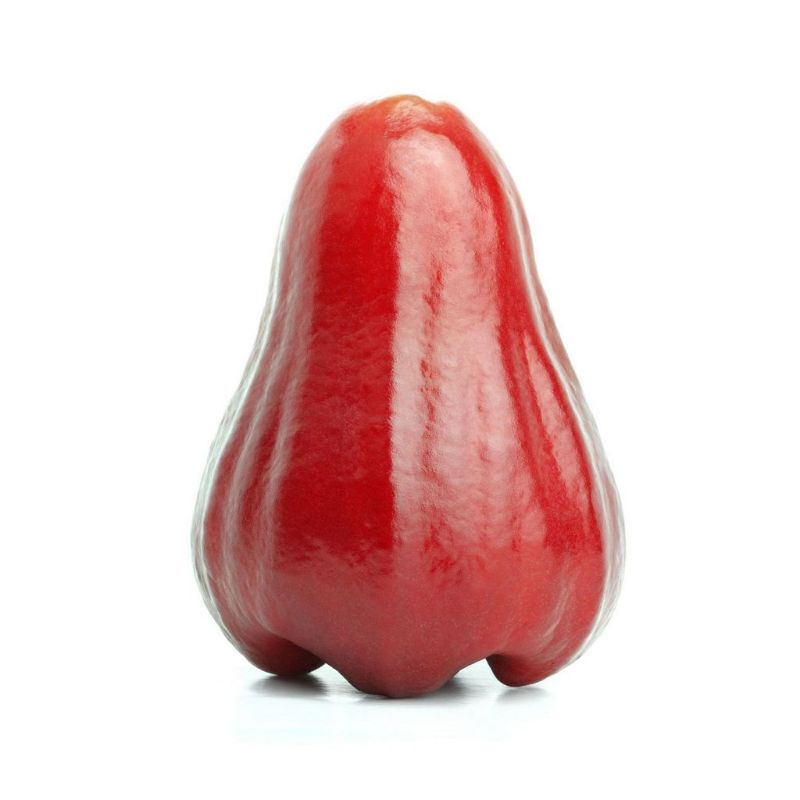
%> input picture PMP/assets/jambu2.jpg, 800 x 800 px
$ octave image_projek.m   (GNU Octave 9; MATLAB toolbox functions it lacks are replaced by stand-ins)
%> lines starting %> are read from the running program, lines starting %| are printed output that depends on the picture; in (x1, y1, x2, y2) boxes, pixels count from 0 and x2, y2 are one past the last pixel; in counts of white or black regions, pixels touching at a corner belong together; the program's own positions count from 1
%Natasha Amiera Binti Azman
%Nurul Hafika Hafina Binti Mohamad Fadzli
%Nurfatin Nabilah Binti Abdul Aziz

clear all, close all, clc
I = imread('jambu2.jpg');
%> I is the input picture: size 800x800x3 uint8; mean R, G, B 234.3, 206.6, 205.7
I=rgb2gray(I);
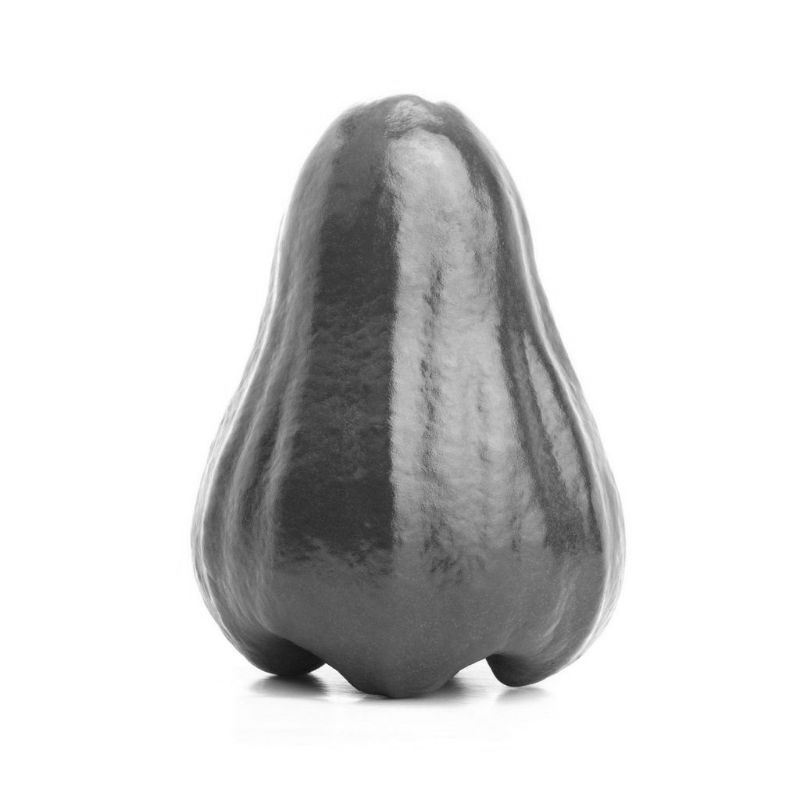
%> I: size 800x800 uint8; min 16, max 255, mean 214.8
figure, imshow(I);
figure, imhist(I); %look at the hist to get a threshold, e.g., 110
%> after `imhist(I)`:
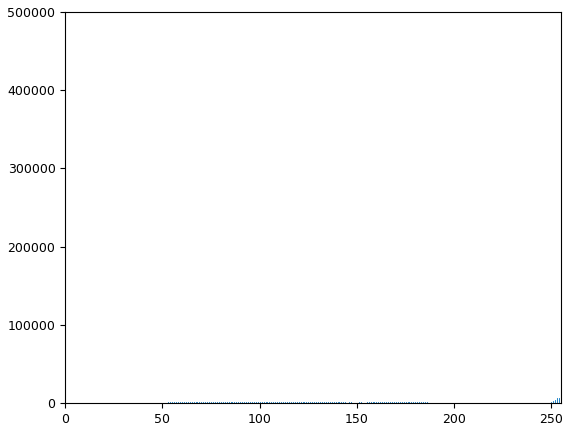
%> figure redrawn from the program's plot data; highest point at x = 255, y = 423554

BW=roicolor(I, 90, 255); % makes a binary image
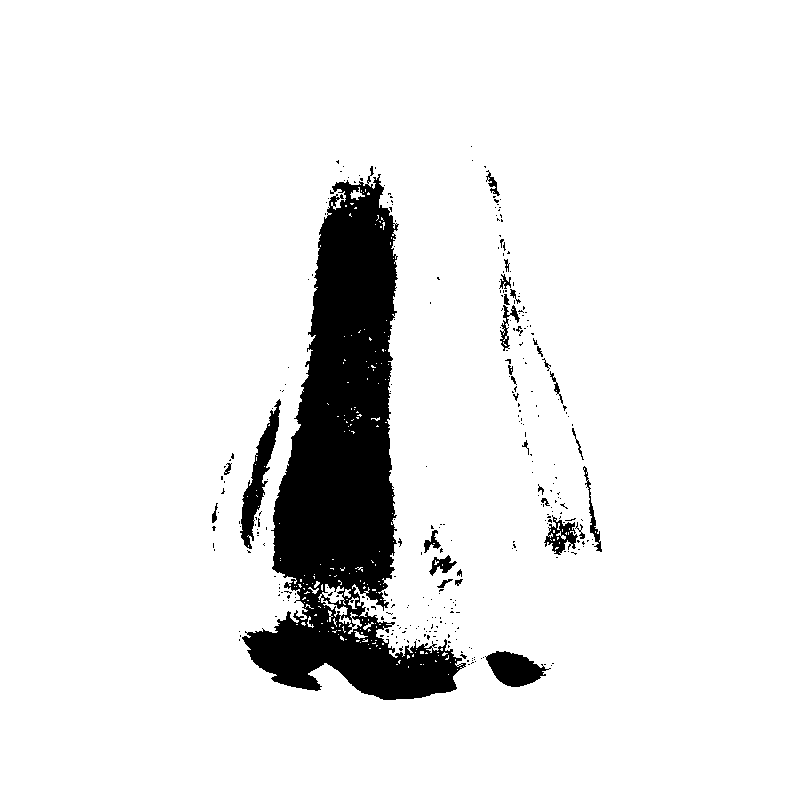
%> BW: size 800x800 logical; 91.3% white; 313 black regions (283 under 20 px), largest, box (x1, y1, x2, y2) and area: (242, 166, 466, 700) 48600, (240, 399, 281, 549) 1865, (485, 651, 551, 687) 1415
BW = bwareafilt(BW,[100 Inf]); %removing small noise pixels
%> BW: size 800x800 logical; 91.2% white; 313 black regions (283 under 20 px), largest, box (x1, y1, x2, y2) and area: (242, 166, 466, 700) 49568, (240, 399, 281, 549) 1881, (485, 651, 551, 687) 1415
figure, imshow(BW) % all pixels in (110, 255) will be 1 and white
% the rest is 0 which is black
figure, imhist(BW);
%> after `imhist(BW)`:
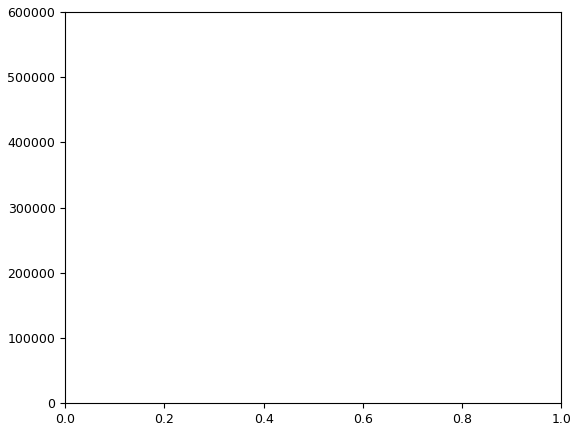
%> figure redrawn from the program's plot data
L = bwlabel(BW); % label each object
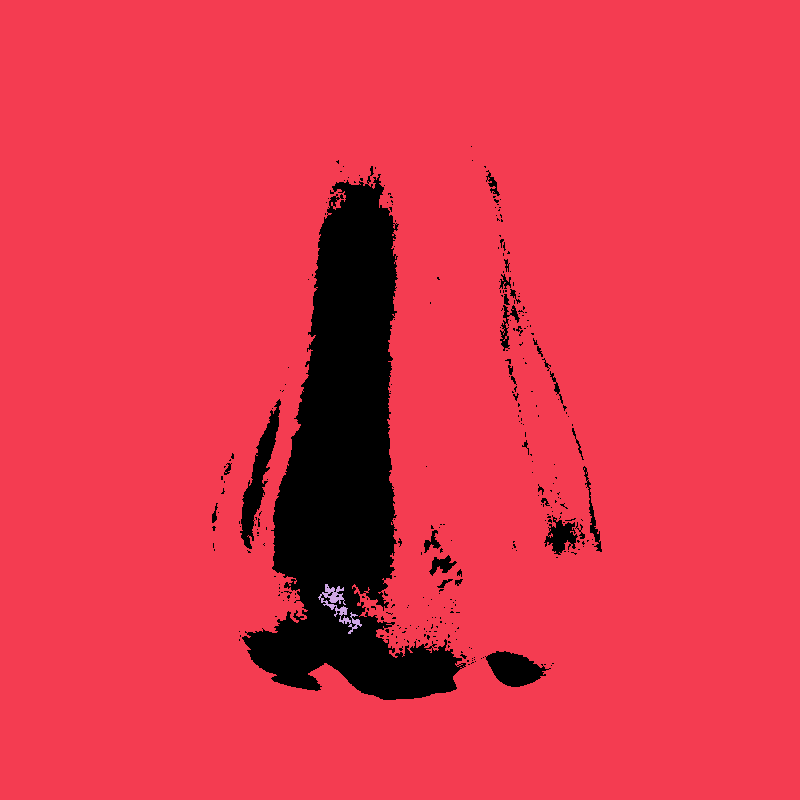
%> L: size 800x800 double; 3 distinct labels, from 0 to 2; one colour per label, 0 black
%Step 2: see the label of each object
s = regionprops(L, 'Centroid');
%> s = 2 regions; Centroid: [404.8 392.8], [339.7 606.7]
imshow(BW)
hold on
for k = 1:numel(s)
c = s(k).Centroid;
text(c(1), c(2), sprintf('%d', k), ...
'HorizontalAlignment', 'center', ...
'VerticalAlignment', 'middle');
end
%> this loop made 2 passes
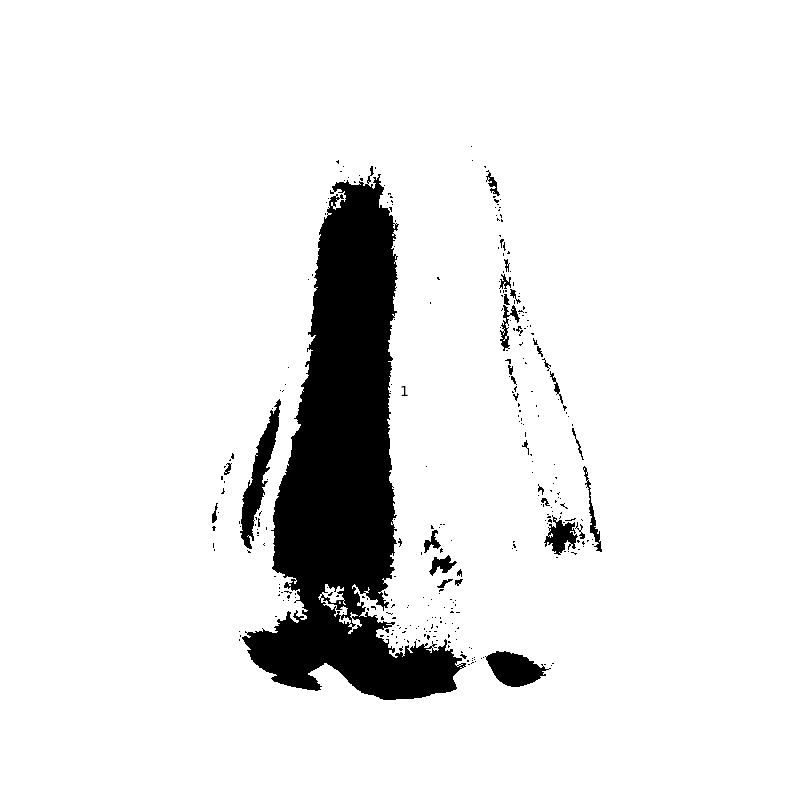
%> figure redrawn from the program's plot data
hold off
% Step 3: find the area of the object you want using its label
Frui_condition=0;
Area_1=0;
figure
for k = 1:numel(s)
Obj = (L == k); % is the label number of the first object.
spoilage_area = regionprops(Obj,'Area') % determine each image area
for (k=1)
imshow(Obj);
end
if (spoilage_area.Area < 2000)
Frui_condition=Frui_condition + 10;
else
Frui_condition=Frui_condition + 20;
end
end
%> this loop made 2 passes
%> (spoilage_area, Frui_condition) on passes 1 to 2: ({Area 582919}, 20), ({Area 542}, 30)
%> pass 2, `Obj = (L == k);`:
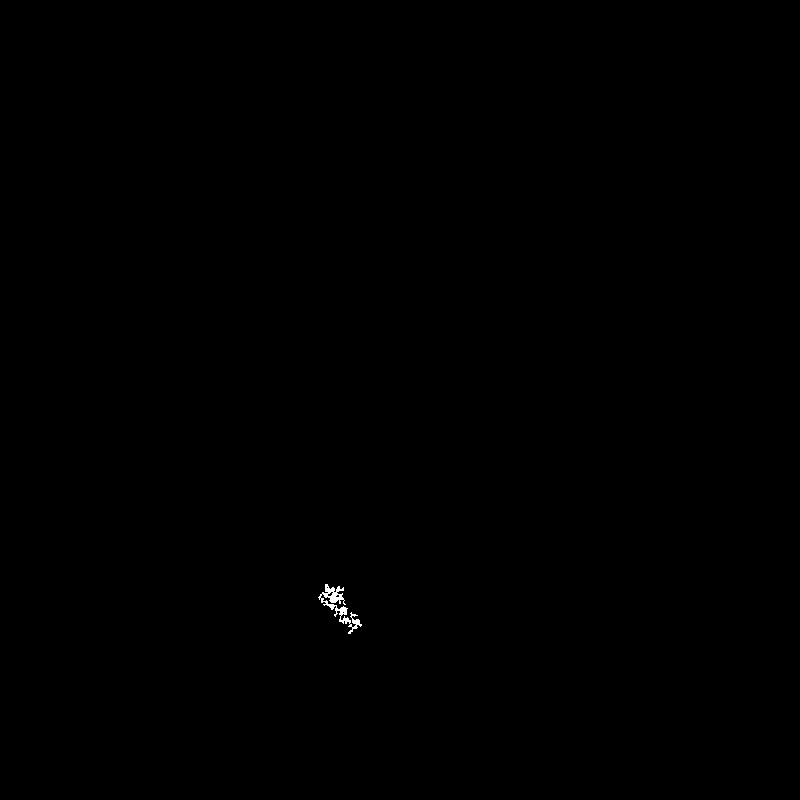
%> Obj: size 800x800 logical; 0.08% white; 1 white region, box (x1, y1, x2, y2) and area: (318, 584, 362, 634) 542
close
Final_total=Frui_condition/100
%> Final_total = 0.3
if(Final_total<1.00)
    h = msgbox('The fruit is not spoilt     >_< YOU CAN EAT >_< ', 'Fruit condition')
else
    h = msgbox('The fruit is spoilt   >..<  YOU WILL STOMACHACHE  >..< ', 'Fruit condition')
end

$ run again, with PMP/assets/buruk.png saved as PMP/assets/jambu2.jpg
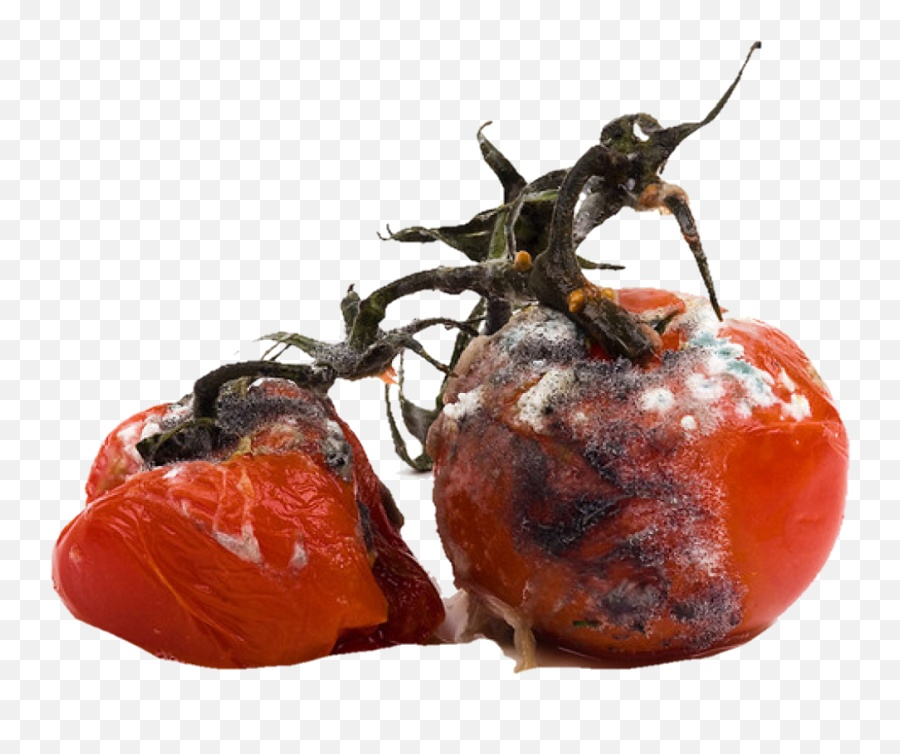
%> input picture PMP/assets/buruk.png, 900 x 754 px
%> I is the input picture: size 754x900x3 uint8; mean R, G, B 204.5, 179.6, 173.6
%> I: size 754x900 uint8
%> `L = bwlabel(BW);`:
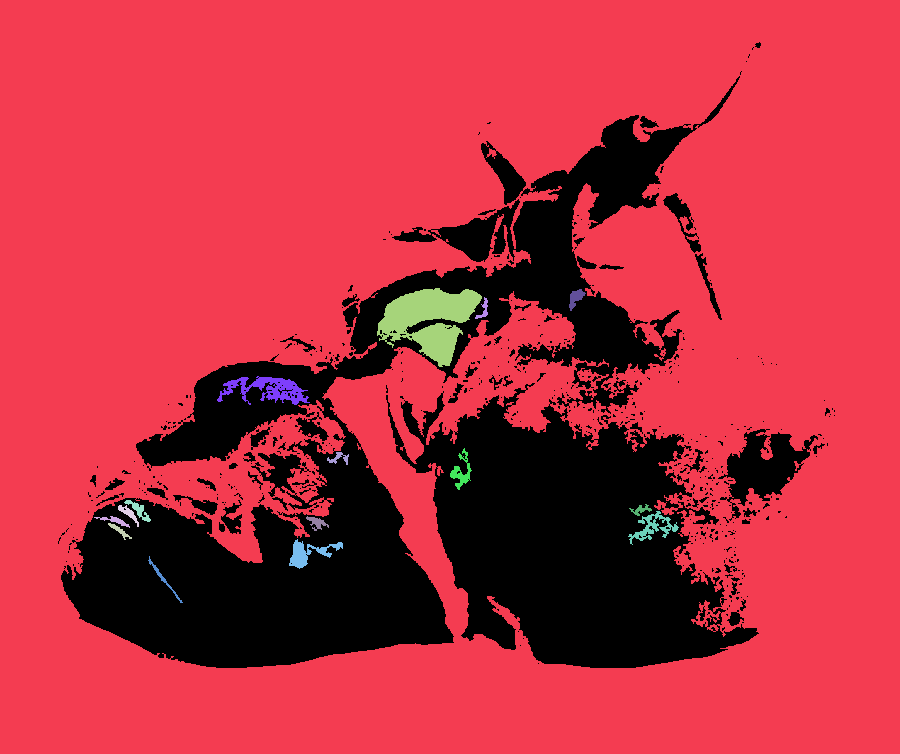
%> L: size 754x900 double; 17 distinct labels, from 0 to 16; one colour per label, 0 black
%> s = 16 regions; first 5, Centroid: [452.5 344], [115.3 521.3], [120.2 531.4], [129.2 514], [139.5 510.8]
%> the loop `for k = 1:numel(s)` made 16 passes
%> c on passes 1 to 8: [452.5 344], [115.3 521.3], [120.2 531.4], [129.2 514], [139.5 510.8], [163.8 579.2], [268.7 389.9], [309.1 553.8]
%> the loop `for k = 1:numel(s)` made 16 passes
%> (spoilage_area, Frui_condition) on passes 1 to 8: ({Area 508055}, 20), ({Area 124}, 30), ({Area 106}, 40), ({Area 140}, 50), ({Area 184}, 60), ({Area 145}, 70), ({Area 1167}, 80), ({Area 573}, 90)
%> pass 1, `Obj = (L == k);`:
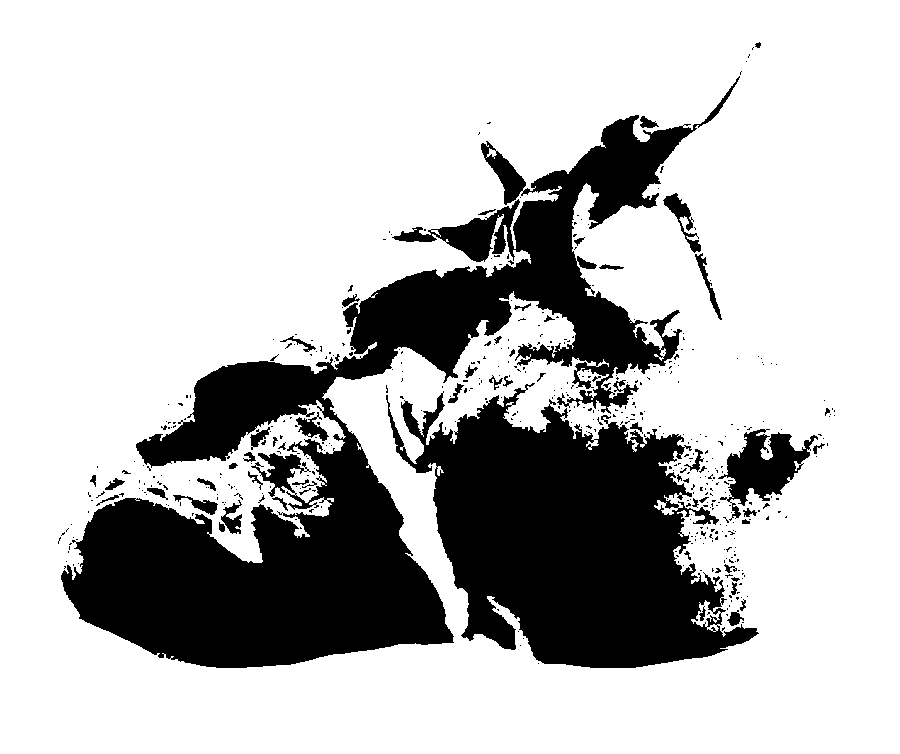
%> Obj: size 754x900 logical; 74.9% white; 493 black regions (435 under 20 px), largest, box (x1, y1, x2, y2) and area: (61, 76, 740, 668) 101760, (386, 383, 759, 668) 58529, (718, 429, 818, 521) 3784
%> Final_total = 1.8

$ run again, with PMP/assets/hist_buruk.png saved as PMP/assets/jambu2.jpg
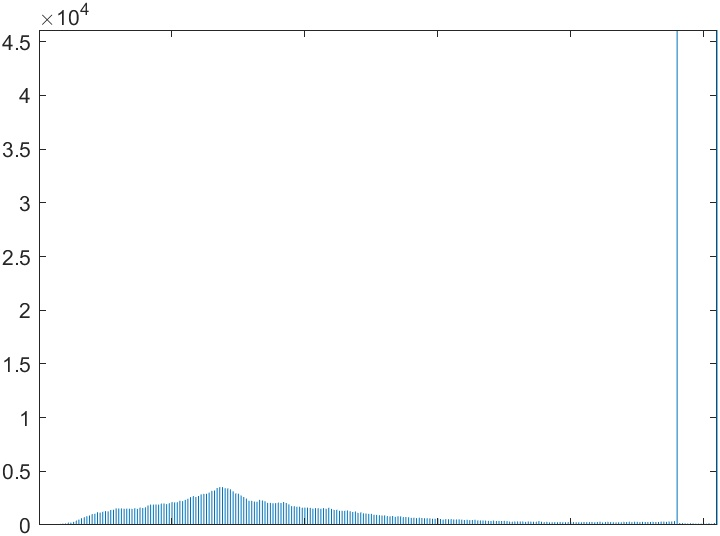
%> input picture PMP/assets/hist_buruk.png, 720 x 536 px
%> I is the input picture: size 536x720x3 uint8; mean R, G, B 250.8, 251.8, 252.2
%> I: size 536x720 uint8
%> BW: size 536x720 logical; 99.1% white; black in thin lines or dots
%> L: size 536x720 double; 3 distinct labels, from 0 to 2
%> s = 2 regions; Centroid: [243.3 204.7], [378.6 277.8]
%> the loop `for k = 1:numel(s)` made 2 passes
%> the loop `for k = 1:numel(s)` made 2 passes
%> (spoilage_area, Frui_condition) on passes 1 to 2: ({Area 49637}, 20), ({Area 332807}, 40)
%> pass 1, `Obj = (L == k);`:
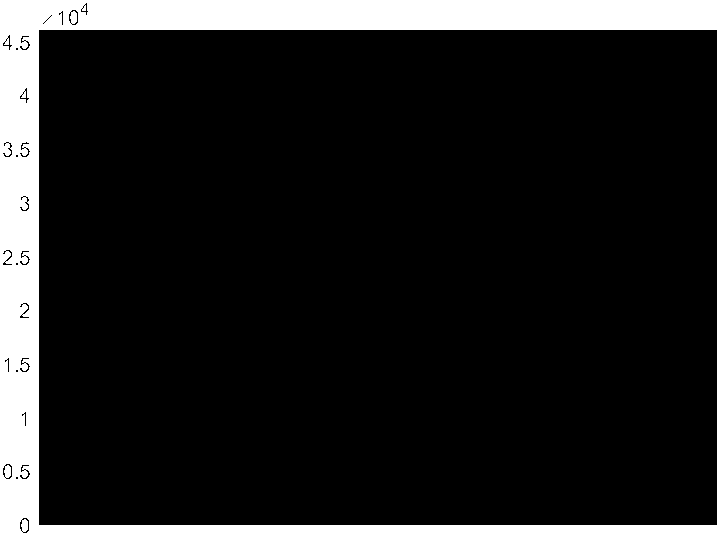
%> Obj: size 536x720 logical; 12.9% white; 1 white region, box (x1, y1, x2, y2) and area: (0, 0, 720, 536) 49637
%> pass 2, `Obj = (L == k);`:
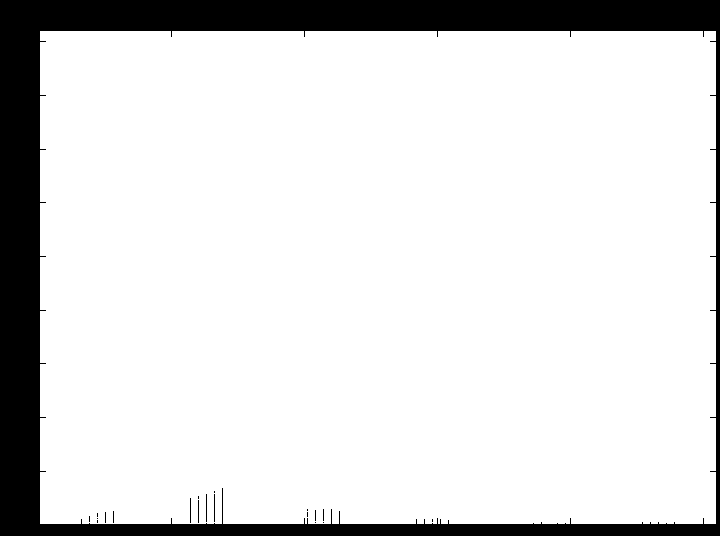
%> Obj: size 536x720 logical; 86.2% white; 20 black regions (15 under 20 px), largest, box (x1, y1, x2, y2) and area: (0, 0, 720, 536) 52932, (206, 494, 207, 522) 28, (214, 494, 215, 522) 28, (190, 498, 191, 523) 25, (198, 500, 199, 523) 23
%> Final_total = 0.4
